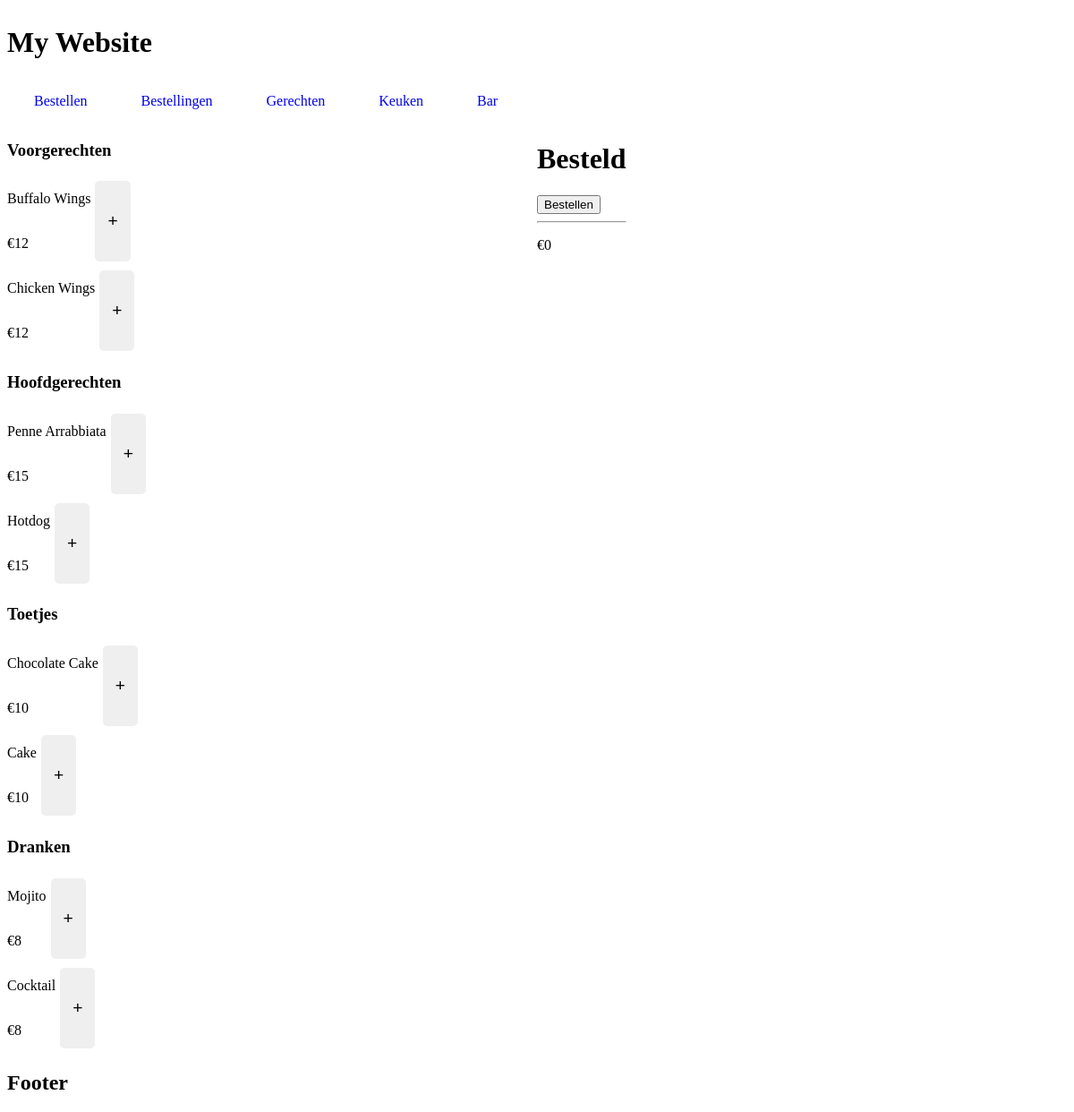
The page / on the database its author committed.
### tables this page shows
CREATE TABLE `items` (
  `id` int(11) NOT NULL,
  `name` varchar(255) DEFAULT NULL,
  `type` varchar(255) DEFAULT NULL,
  `cost` int(11) DEFAULT NULL
);

### index.php (called while the page is built)
<?php
require_once 'controller/MainController.php';
$controller = new MainController();
$controller->handleRequest();
?>

### model/DishesLogic.php (called while the page is built, shortened)
<?php
require_once 'model/DataHandler.php';
class DishesLogic{
    public $DataHandler;
    public function __construct(){
        $this->DataHandler = new DataHandler("localhost", "mysql", "dishes", "root", "");
    }
    public function readAllDishes(){
        try{
            $query = "SELECT * FROM items";
            $data = $this->DataHandler->readAllData($query);
            $data->setFetchMode(PDO::FETCH_ASSOC);
            $result = $data->fetchAll();
            return $result;
        } catch (Exception $e){
            return $e;
        }
    }
}
?>

### model/DataHandler.php (called while the page is built, shortened)
<?php
    class DataHandler{
        private $dbh;
        public function __construct($host, $dbdriver, $dbname, $username, $password)
        {
            $this->host = $host;
            $this->dbdriver = $dbdriver;
            $this->dbname = $dbname;
            $this->username = $username;
            $this->password = $password;
            try {
                $this->dbh = new PDO("$this->dbdriver:host=$this->host;dbname=$this->dbname", $this->username, $this->password);
                $this->dbh->setAttribute(PDO::ATTR_ERRMODE, PDO::ERRMODE_EXCEPTION);
                return true;
            } catch (PDOException $e) {
                echo "Connection with ".$this->dbdriver." failed: ".$e->getMessage();
            }
        }
        public function readAllData($sql){
            return $this->dbh->query($sql,PDO::FETCH_ASSOC);
        }
    }
?>

### model/Display.php (the view, shortened to what this page needs)
<?php
class Display
{
    public function createTableAllDishes($data)
    {
        $appetizers = '';
        $main = '';
        $desserts = '';
        $drinks = '';
        foreach ($data as $row) {
            $dishType = $row['type'];
            $item = '<div class="item flex-row">';
            $item .= '<div class="item flex-column">';
            $item .= '<p class="name" id="' . $dishType . '">' . $row['name'] . '</p>';
            $item .= '<p class="cost"> €' . $row['cost'] . '</p>';
            $item .= '</div>';
            $item .= '<button class="small_button" onclick="order(this)">+</button>';
            $item .= '</div>';
            switch ($dishType) {
                case "appetizers":
                    $appetizers .= $item;
                    break;
                case "main":
                    $main .= $item;
                    break;
                case "deserts":
                    $desserts .= $item;
                    break;
                case "drinks":
                    $drinks .= $item;
                    break;
            }
        }
        $html = "<h3> Voorgerechten </h3>";
        $html .= $appetizers;
        $html .= "<h3> Hoofdgerechten </h3>";
        $html .= $main;
        $html .= "<h3> Toetjes </h3>";
        $html .= $desserts;
        $html .= "<h3> Dranken </h3>";
        $html .= $drinks;
        return $html;
    }
}

### controller/MainController.php (shortened to what this page needs)
<?php
require_once 'controller/DishesController.php';
class MainController{
    private $DishesController;
    public function __construct(){
        $this->DishesController = new DishesController();
    }
    public function handleRequest(){
        try {
            $controller = isset($_GET['con']) ? $_GET['con'] : '';
            switch ($controller){
                default:
                    $this->DishesController->handleRequest();
                    break;
            }
        } catch (Exception $e){
            return $e;
        }
    }
};
?>

### controller/DishesController.php (shortened to what this page needs)
<?php
require_once 'model/DishesLogic.php';
require_once 'model/Display.php';
class DishesController{
    private $DishesLogic;
    private $Display;
    public function __construct(){
        $this->DishesLogic = new DishesLogic();
        $this->Display = new Display();
    }
    public function handleRequest(){
        try{
            $op = isset($_GET['op']) ? $_GET['op'] : '';
            switch ($op) {
                default:
                    $this->collectReadAllDishes();
                    break;
            }
        } catch (Exception $e) {
            throw $e;
        }
    }
    public function collectReadAllDishes(){
        $data = $this->DishesLogic->readAllDishes();
        $html = $this->Display->createTableAllDishes($data);
        include 'view/orders.php';
    }
}
?>

### view/components/header.php (shortened to what this page needs)
<!DOCTYPE html>
<html lang="en">
<head>
  <link rel="stylesheet" href="view/assets/style.css">
</head>
<body>
  <div class="flex header">
    <h1>My Website</h1>
  </div>
  <div class="flex-row">
    <a class="btn" href="index.php?con=dishes&op=readall"> Bestellen </a>
    <a class="btn" href="index.php?con=orders&op=readall"> Bestellingen </a>
    <a class="btn" href="index.php?con=dishes&op=readcategory"> Gerechten </a>
    <a class="btn" href="index.php?con=orders&op=kitchen"> Keuken </a>
    <a class="btn" href="index.php?con=orders&op=bar"> Bar </a>
  </div>
</body>
</html>

### view/orders.php (shortened to what this page needs)
<?php
require 'components/header.php';
?>
<!DOCTYPE html>
<html lang="en">
<head>
</head>
<body>
<div class="grid-container">
        <div class="flex">
            <div class="flex-column">
                <?php echo $html; ?>
            </div>
            <div class="flex-column-left">
                <h1>Besteld</h1>
                <form id="orderForm" action="index.php?con=orders&op=create" method="post">
                    <button type="submit">Bestellen</button>
                </form>
                <hr>
                <p class="total">€0</p>
            </div>
        </div>
    </div>
</body>
</html>
<?php
require 'components/footer.php';
?>

### view/components/footer.php
<h2>Footer</h2>
</body>
</html>

### view/assets/style.css (style rules this page uses)
.flex { display: flex; }
.flex-row { display: flex; flex-direction: row; }
.flex-column { display: flex; flex-direction: column; }
.flex-column-left { position: absolute; left:50% }
.btn { font-size: 16px; padding: 16px 30px; border: none; cursor: pointer; border-radius: 5px; text-align: center; }
a { font-size: 16px; padding: 16px 30px; border: none; cursor: pointer; border-radius: 5px; text-align: center; text-decoration: none; }
.small_button { font-size: 1.2rem; padding: 4px 14px; margin: 5px; border: none; cursor: pointer; border-radius: 5px; text-align: center; }

### rows shown on the page
items: name "Buffalo Wings", cost "12"
items: name "Chicken Wings", cost "12"
items: name "Penne Arrabbiata", cost "15"
items: name "Hotdog", cost "15"
items: name "Chocolate Cake", cost "10"
items: name "Cake", cost "10"
items: name "Mojito", cost "8"
items: name "Cocktail", cost "8"
